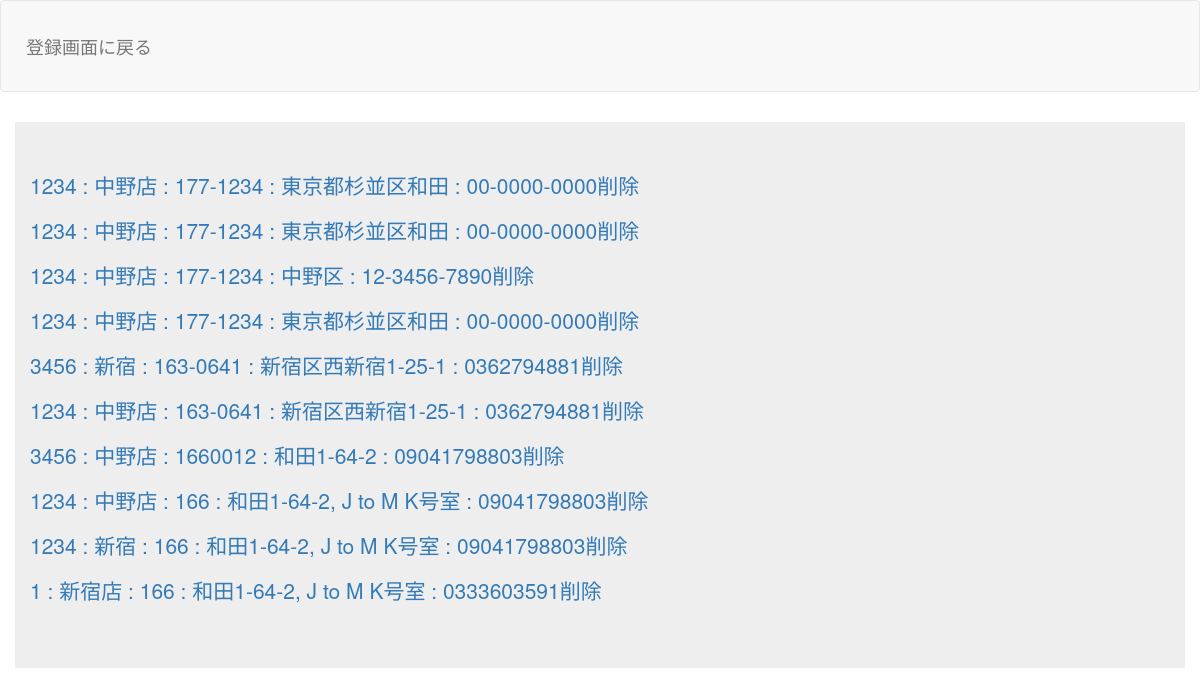
The page /select.php on the database its author committed.
### tables this page shows
CREATE TABLE `gs_bm_table` (
  `id` int(11) NOT NULL,
  `tempo_no` varchar(5) NOT NULL,
  `tempo_name` text NOT NULL,
  `postcode` varchar(8) NOT NULL,
  `address` text NOT NULL,
  `phone_no` varchar(13) NOT NULL,
  `open_date` date NOT NULL,
  `close_date` date NOT NULL
);

### funcs.php (called while the page is built)
<?php
function h($str){
  return htmlspecialchars($str, ENT_QUOTES, "UTF-8");
}
?>

### select.php (the view, shortened to what this page needs)
<?php
require_once("funcs.php");
try {
  $db_name = 'gs_db2';
  $db_id   = 'root';
  $db_pw   = '';
  $db_host = 'localhost';
$pdo = new PDO('mysql:dbname=' . $db_name . ';charset=utf8;host=' . $db_host, $db_id, $db_pw);
} catch (PDOException $e) {
exit('DB Connection Error:'.$e->getMessage());
}
$stmt = $pdo->prepare("SELECT * FROM gs_bm_table");
$status = $stmt->execute();
$view="";
if ($status==false) {
  $error = $stmt->errorInfo();
  exit('SQLError:' . print_r($error, true));
}else{
  while( $result = $stmt->fetch(PDO::FETCH_ASSOC)){
    $view .= "<p>";
      $view .= '<a href="detail.php?id=' . $result["id"] . '">';
        $view .=  h($result["tempo_no"]) . " : " . h($result["tempo_name"]) . " : " . h($result["postcode"]) .
        " : " . h($result["address"]). " : " . h($result["phone_no"]) ;
      $view .= '<?a>';
      $view .= '<a href="delete.php?id=' . $result["id"] . '">';
      $view .= '削除' ;
      $view .= '<?a>';
    $view .= "</p>";
  }
}
?>
<!DOCTYPE html>
<html lang="ja">
<head>
<link rel="stylesheet" href="css/style.css">
<link href="css/bootstrap.min.css" rel="stylesheet">
</head>
<body id="main">
<header>
  <nav class="navbar navbar-default">
    <div class="container-fluid">
      <div class="navbar-header">
      <a class="navbar-brand" href="index.php">登録画面に戻る</a>
      </div>
    </div>
  </nav>
</header>
<div>
    <div class="container jumbotron">
      <?= $view ?>
    </div>
</div>
</body>
</html>

### select.php (style rules this page uses)
div { padding: 10px; font-size:16px; }

### rows shown on the page
gs_bm_table: value "1234 : 中野店 : 177-1234 : 東京都杉並区和田 : 00-0000-0000 削除"
gs_bm_table: value "1234 : 中野店 : 177-1234 : 東京都杉並区和田 : 00-0000-0000 削除"
gs_bm_table: value "1234 : 中野店 : 177-1234 : 中野区 : 12-3456-7890 削除"
gs_bm_table: value "1234 : 中野店 : 177-1234 : 東京都杉並区和田 : 00-0000-0000 削除"
gs_bm_table: value "3456 : 新宿 : 163-0641 : 新宿区西新宿1-25-1 : 0362794881 削除"
gs_bm_table: value "1234 : 中野店 : 163-0641 : 新宿区西新宿1-25-1 : 0362794881 削除"
gs_bm_table: value "3456 : 中野店 : 1660012 : 和田1-64-2 : 09041798803 削除"
gs_bm_table: value "1234 : 中野店 : 166 : 和田1-64-2, J to M K号室 : 09041798803 削除"
gs_bm_table: value "1234 : 新宿 : 166 : 和田1-64-2, J to M K号室 : 09041798803 削除"
gs_bm_table: value "1 : 新宿店 : 166 : 和田1-64-2, J to M K号室 : 0333603591 削除"
